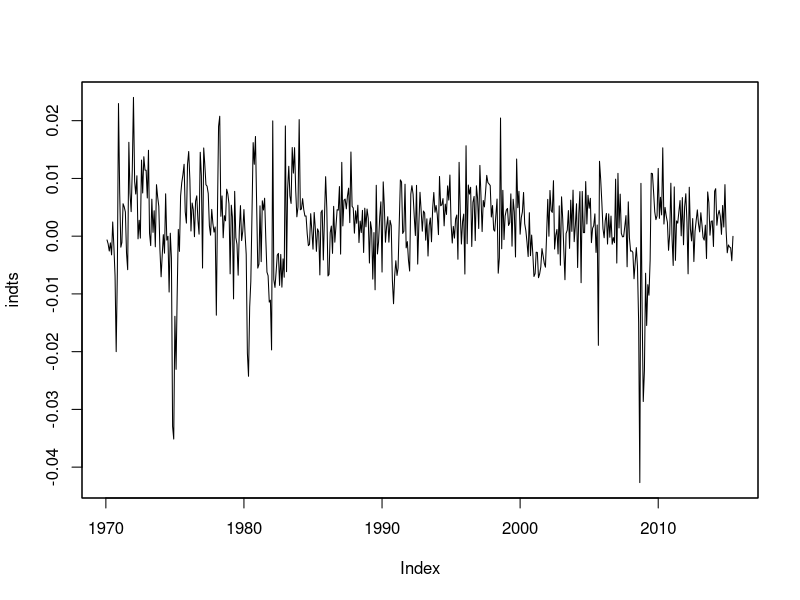
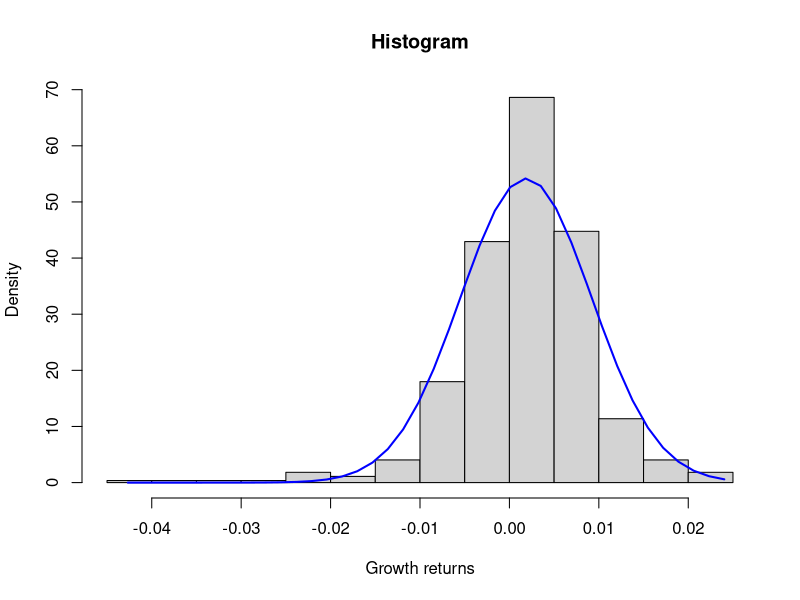
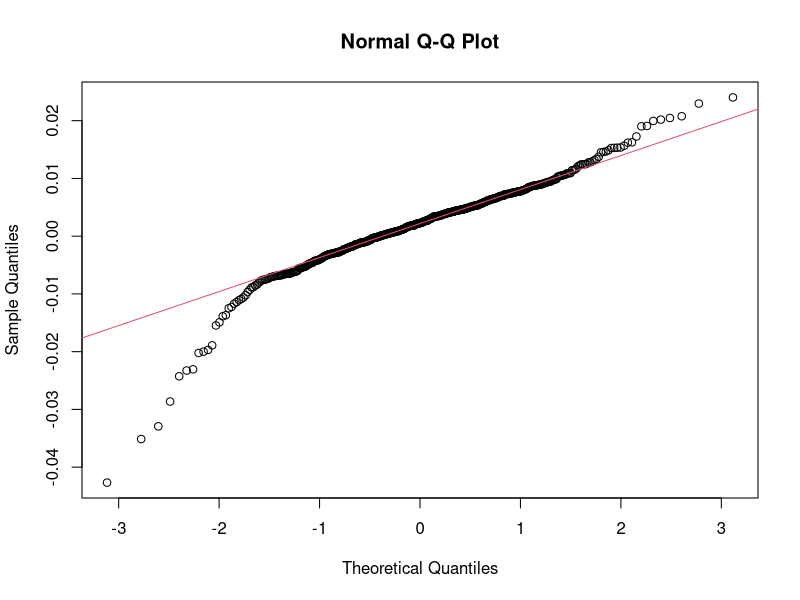
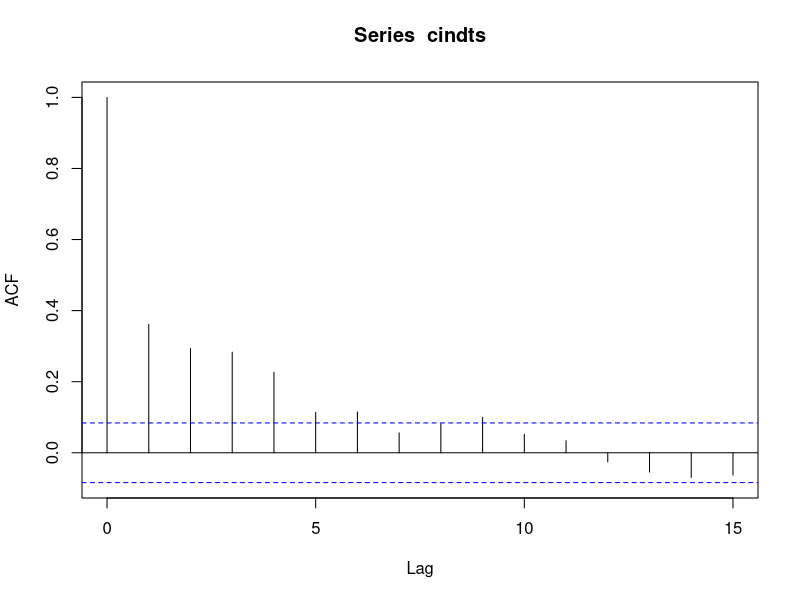
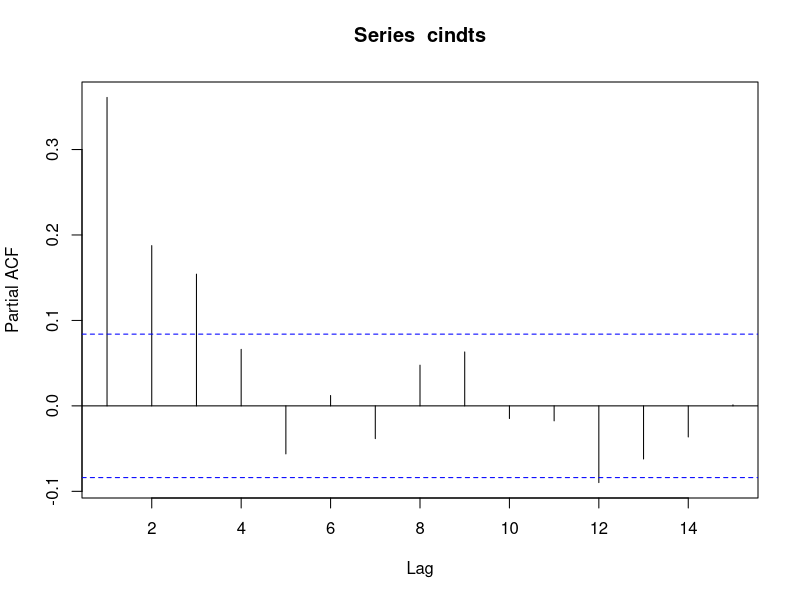

Write the R code that produced these figures, in order. (Note: this script raises an error after producing the figures.)
library(zoo)
library(fBasics)
library(lmtest)
library(lmtest)
library(forecast)
setwd("C:/Users/TG/Documents/CSC 425/Week3 HW")
mydl=read.csv("INDPRO.csv",header=T)

head(mydl)
#Step1
indts=zoo(mydl$growth, as.Date(as.character(mydl$date), format = "%m/%d/%Y"))
rt=coredata(indts)
#Step2 
plot(indts)
#step3 
cindts=coredata(indts)
basicStats(cindts) 
hist(cindts,xlab="Growth returns", prob=TRUE, main="Histogram")
xfit<-seq(min(cindts),max(cindts),length=40) 
yfit<-dnorm(xfit,mean=mean(cindts),sd=sd(cindts)) 
lines(xfit, yfit, col="blue", lwd=2) 
qqnorm(cindts) 
qqline(cindts, col = 2) 

#step4
acf(cindts, plot=T, lag=15)
pacf(cindts,plot=T,lag=15)
Box.test(cindts,lag=20,type='Ljung',fitdf=3)
Box.test(cindts,lag=3,type='Ljung',fitdf=3)
Box.test(cindts,lag=6,type='Ljung',fitdf=3)
  #AR Model
m3=Arima(mydl$growth,order=c(3,0,0))
coeftest(m3)
Box.test(m3$resid,lag=3,type='Ljung-Box',fitdf=3)
Box.test(m3$resid,lag=6,type='Ljung-Box',fitdf=3)
Box.test(m3$resid,lag=9,type='Ljung-Box',fitdf=3)
Box.test(m3$resid,lag=12,type='Ljung-Box',fitdf=3)


  #MA Model
ma1= Arima(cindts, order=c(0,0,5), method='ML', include.mean=T)
coeftest(ma1)
ma2= Arima(cindts, order=c(0,0,3), method='ML', include.mean=T)
coeftest(ma2)






acf(mydl$date)
pacf(mydl$date)

#AR(4) model

m4=Arima(mydl$rate,order=c(4,0,0))
library(lmtest)
coeftest(m4)
ar(mydl$rate)

#residual analysis - ACF Plot, Ljung box test , normality test using qq plot, roots of the polinomial
#automated correlation function for analysis of residuals
acf(m4$resid)
Box.test(m4$resid,lag=6,type='Ljung-Box',fitdf=4)
Box.test(m4$resid,lag=10,type='Ljung-Box',fitdf=4)

#quantile plot

qqnorm(m4$resid)
qqline(m4$resid)

#roots of the polinomiyal

polyroot(c(1,-m4$coef[1:4]))

#x(1,2)=0.47+1.55i , x(3,4)=-1.55+/-1.25i (|x(1,2|=sqrt(a^2+b^2)) >1)

m4$coef[5]*(1-m4$coef[1]-m4$coef[2]-m4$coef[3]-m4$coef[4])


#forecast

f=forecast.Arima(m4,h=5)
plot(f,include=100)
